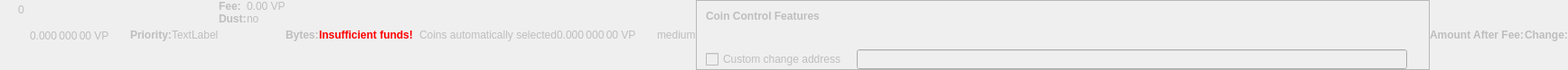
    <widget class="QWidget" name="dummyHideWidget" native="true">
     <property name="enabled">
      <bool>false</bool>
     </property>
     <property name="maximumSize">
      <size>
       <width>100</width>
       <height>16</height>
      </size>
     </property>
     <layout class="QHBoxLayout" name="dummyHideLayout">
      <property name="spacing">
       <number>0</number>
      </property>
      <property name="leftMargin">
       <number>0</number>
      </property>
      <property name="topMargin">
       <number>0</number>
      </property>
      <property name="rightMargin">
       <number>0</number>
      </property>
      <property name="bottomMargin">
       <number>0</number>
      </property>
      <item>
       <layout class="QFormLayout" name="formLayoutCoinControl1">
        <property name="horizontalSpacing">
         <number>10</number>
        </property>
        <property name="verticalSpacing">
         <number>14</number>
        </property>
        <property name="leftMargin">
         <number>10</number>
        </property>
        <property name="topMargin">
         <number>4</number>
        </property>
        <property name="rightMargin">
         <number>6</number>
        </property>
        <item row="0" column="1">
         <widget class="QLabel" name="labelCoinControlBytes">
          <property name="cursor">
           <cursorShape>IBeamCursor</cursorShape>
          </property>
          <property name="contextMenuPolicy">
           <enum>Qt::ActionsContextMenu</enum>
          </property>
          <property name="text">
           <string notr="true">0</string>
          </property>
          <property name="textInteractionFlags">
           <set>Qt::LinksAccessibleByMouse|Qt::TextSelectableByKeyboard|Qt::TextSelectableByMouse</set>
          </property>
         </widget>
        </item>
       </layout>
      </item>
      <item>
       <widget class="QLabel" name="labelCoinControlAfterFee">
        <property name="enabled">
         <bool>false</bool>
        </property>
        <property name="sizePolicy">
         <sizepolicy hsizetype="Fixed" vsizetype="Fixed">
          <horstretch>0</horstretch>
          <verstretch>0</verstretch>
         </sizepolicy>
        </property>
        <property name="minimumSize">
         <size>
          <width>111</width>
          <height>12</height>
         </size>
        </property>
        <property name="maximumSize">
         <size>
          <width>111</width>
          <height>12</height>
         </size>
        </property>
        <property name="cursor">
         <cursorShape>IBeamCursor</cursorShape>
        </property>
        <property name="contextMenuPolicy">
         <enum>Qt::ActionsContextMenu</enum>
        </property>
        <property name="text">
         <string notr="true">0.000 000 00 VP</string>
        </property>
        <property name="textInteractionFlags">
         <set>Qt::LinksAccessibleByMouse|Qt::TextSelectableByKeyboard|Qt::TextSelectableByMouse</set>
        </property>
       </widget>
      </item>
      <item>
       <widget class="QLabel" name="labelCoinControlPriorityText">
        <property name="enabled">
         <bool>false</bool>
        </property>
        <property name="font">
         <font>
          <weight>75</weight>
          <bold>true</bold>
         </font>
        </property>
        <property name="text">
         <string>Priority:</string>
        </property>
       </widget>
      </item>
      <item>
       <layout class="QHBoxLayout" name="horizontalLayout">
        <item>
         <widget class="QLabel" name="WarningLabel">
          <property name="text">
           <string>TextLabel</string>
          </property>
         </widget>
        </item>
       </layout>
      </item>
      <item>
       <layout class="QFormLayout" name="formLayoutCoinControl3">
        <property name="horizontalSpacing">
         <number>0</number>
        </property>
        <property name="verticalSpacing">
         <number>0</number>
        </property>
        <property name="leftMargin">
         <number>0</number>
        </property>
        <property name="topMargin">
         <number>0</number>
        </property>
        <property name="rightMargin">
         <number>0</number>
        </property>
        <item row="0" column="0">
         <widget class="QLabel" name="labelCoinControlFeeText">
          <property name="enabled">
           <bool>false</bool>
          </property>
          <property name="font">
           <font>
            <weight>75</weight>
            <bold>true</bold>
           </font>
          </property>
          <property name="text">
           <string>Fee:</string>
          </property>
          <property name="margin">
           <number>0</number>
          </property>
         </widget>
        </item>
        <item row="0" column="1">
         <widget class="QLabel" name="labelCoinControlFee">
          <property name="enabled">
           <bool>false</bool>
          </property>
          <property name="cursor">
           <cursorShape>IBeamCursor</cursorShape>
          </property>
          <property name="contextMenuPolicy">
           <enum>Qt::ActionsContextMenu</enum>
          </property>
          <property name="text">
           <string notr="true">0.00 VP</string>
          </property>
          <property name="textInteractionFlags">
           <set>Qt::LinksAccessibleByMouse|Qt::TextSelectableByKeyboard|Qt::TextSelectableByMouse</set>
          </property>
         </widget>
        </item>
        <item row="1" column="0">
         <widget class="QLabel" name="labelCoinControlLowOutputText">
          <property name="enabled">
           <bool>false</bool>
          </property>
          <property name="font">
           <font>
            <weight>75</weight>
            <bold>true</bold>
           </font>
          </property>
          <property name="text">
           <string>Dust:</string>
          </property>
         </widget>
        </item>
        <item row="1" column="1">
         <widget class="QLabel" name="labelCoinControlLowOutput">
          <property name="enabled">
           <bool>false</bool>
          </property>
          <property name="cursor">
           <cursorShape>IBeamCursor</cursorShape>
          </property>
          <property name="contextMenuPolicy">
           <enum>Qt::ActionsContextMenu</enum>
          </property>
          <property name="text">
           <string>no</string>
          </property>
          <property name="textInteractionFlags">
           <set>Qt::LinksAccessibleByMouse|Qt::TextSelectableByKeyboard|Qt::TextSelectableByMouse</set>
          </property>
         </widget>
        </item>
       </layout>
      </item>
      <item>
       <widget class="QLabel" name="labelCoinControlBytesText">
        <property name="enabled">
         <bool>false</bool>
        </property>
        <property name="font">
         <font>
          <weight>75</weight>
          <bold>true</bold>
         </font>
        </property>
        <property name="text">
         <string>Bytes:</string>
        </property>
       </widget>
      </item>
      <item>
       <layout class="QFormLayout" name="formLayoutCoinControl2">
        <property name="horizontalSpacing">
         <number>0</number>
        </property>
        <property name="verticalSpacing">
         <number>0</number>
        </property>
        <property name="leftMargin">
         <number>0</number>
        </property>
        <property name="topMargin">
         <number>0</number>
        </property>
        <property name="rightMargin">
         <number>0</number>
        </property>
       </layout>
      </item>
      <item>
       <layout class="QHBoxLayout" name="horizontalLayoutCoinControl2">
        <property name="spacing">
         <number>0</number>
        </property>
        <property name="bottomMargin">
         <number>0</number>
        </property>
       </layout>
      </item>
      <item>
       <widget class="QLabel" name="labelCoinControlInsuffFunds">
        <property name="enabled">
         <bool>false</bool>
        </property>
        <property name="minimumSize">
         <size>
          <width>0</width>
          <height>0</height>
         </size>
        </property>
        <property name="font">
         <font>
          <weight>75</weight>
          <bold>true</bold>
         </font>
        </property>
        <property name="styleSheet">
         <string notr="true">color:red;font-weight:bold;</string>
        </property>
        <property name="text">
         <string>Insufficient funds!</string>
        </property>
        <property name="margin">
         <number>5</number>
        </property>
       </widget>
      </item>
      <item>
       <layout class="QFormLayout" name="formLayoutCoinControl4">
        <property name="horizontalSpacing">
         <number>0</number>
        </property>
        <property name="verticalSpacing">
         <number>0</number>
        </property>
        <property name="leftMargin">
         <number>0</number>
        </property>
        <property name="topMargin">
         <number>0</number>
        </property>
        <property name="rightMargin">
         <number>0</number>
        </property>
       </layout>
      </item>
      <item>
       <widget class="QLabel" name="labelCoinControlChangeLabel">
        <property name="enabled">
         <bool>false</bool>
        </property>
        <property name="sizePolicy">
         <sizepolicy hsizetype="Preferred" vsizetype="Expanding">
          <horstretch>0</horstretch>
          <verstretch>0</verstretch>
         </sizepolicy>
        </property>
        <property name="minimumSize">
         <size>
          <width>0</width>
          <height>0</height>
         </size>
        </property>
        <property name="text">
         <string/>
        </property>
        <property name="margin">
         <number>3</number>
        </property>
       </widget>
      </item>
      <item>
       <widget class="QLabel" name="labelCoinControlAutomaticallySelected">
        <property name="enabled">
         <bool>false</bool>
        </property>
        <property name="sizePolicy">
         <sizepolicy hsizetype="Fixed" vsizetype="Fixed">
          <horstretch>0</horstretch>
          <verstretch>0</verstretch>
         </sizepolicy>
        </property>
        <property name="minimumSize">
         <size>
          <width>0</width>
          <height>0</height>
         </size>
        </property>
        <property name="maximumSize">
         <size>
          <width>240</width>
          <height>16777215</height>
         </size>
        </property>
        <property name="text">
         <string>Coins automatically selected</string>
        </property>
        <property name="margin">
         <number>5</number>
        </property>
       </widget>
      </item>
      <item>
       <widget class="QLabel" name="labelCoinControlChange">
        <property name="enabled">
         <bool>false</bool>
        </property>
        <property name="sizePolicy">
         <sizepolicy hsizetype="Fixed" vsizetype="Fixed">
          <horstretch>0</horstretch>
          <verstretch>0</verstretch>
         </sizepolicy>
        </property>
        <property name="minimumSize">
         <size>
          <width>111</width>
          <height>0</height>
         </size>
        </property>
        <property name="maximumSize">
         <size>
          <width>111</width>
          <height>16777215</height>
         </size>
        </property>
        <property name="cursor">
         <cursorShape>IBeamCursor</cursorShape>
        </property>
        <property name="contextMenuPolicy">
         <enum>Qt::ActionsContextMenu</enum>
        </property>
        <property name="text">
         <string notr="true">0.000 000 00 VP</string>
        </property>
        <property name="textInteractionFlags">
         <set>Qt::LinksAccessibleByMouse|Qt::TextSelectableByKeyboard|Qt::TextSelectableByMouse</set>
        </property>
       </widget>
      </item>
      <item>
       <widget class="QLabel" name="labelCoinControlPriority">
        <property name="enabled">
         <bool>false</bool>
        </property>
        <property name="cursor">
         <cursorShape>IBeamCursor</cursorShape>
        </property>
        <property name="contextMenuPolicy">
         <enum>Qt::ActionsContextMenu</enum>
        </property>
        <property name="text">
         <string>medium</string>
        </property>
        <property name="textInteractionFlags">
         <set>Qt::LinksAccessibleByMouse|Qt::TextSelectableByKeyboard|Qt::TextSelectableByMouse</set>
        </property>
       </widget>
      </item>
      <item>
       <widget class="QFrame" name="frameCoinControl">
        <property name="sizePolicy">
         <sizepolicy hsizetype="Expanding" vsizetype="Expanding">
          <horstretch>0</horstretch>
          <verstretch>0</verstretch>
         </sizepolicy>
        </property>
        <property name="maximumSize">
         <size>
          <width>16777215</width>
          <height>16777215</height>
         </size>
        </property>
        <property name="frameShape">
         <enum>QFrame::StyledPanel</enum>
        </property>
        <property name="frameShadow">
         <enum>QFrame::Sunken</enum>
        </property>
        <layout class="QVBoxLayout" name="verticalLayoutCoinControl2_2">
         <property name="spacing">
          <number>0</number>
         </property>
         <property name="leftMargin">
          <number>0</number>
         </property>
         <property name="topMargin">
          <number>0</number>
         </property>
         <property name="rightMargin">
          <number>0</number>
         </property>
         <property name="bottomMargin">
          <number>0</number>
         </property>
         <item>
          <layout class="QVBoxLayout" name="verticalLayoutCoinControl" stretch="0,0,0,1">
           <property name="spacing">
            <number>0</number>
           </property>
           <property name="leftMargin">
            <number>10</number>
           </property>
           <property name="topMargin">
            <number>10</number>
           </property>
           <item>
            <layout class="QHBoxLayout" name="horizontalLayoutCoinControl1">
             <property name="bottomMargin">
              <number>15</number>
             </property>
             <item>
              <widget class="QLabel" name="labelCoinControlFeatures">
               <property name="enabled">
                <bool>false</bool>
               </property>
               <property name="sizePolicy">
                <sizepolicy hsizetype="Preferred" vsizetype="Maximum">
                 <horstretch>0</horstretch>
                 <verstretch>0</verstretch>
                </sizepolicy>
               </property>
               <property name="font">
                <font>
                 <weight>75</weight>
                 <bold>true</bold>
                </font>
               </property>
               <property name="styleSheet">
                <string notr="true">font-weight:bold;</string>
               </property>
               <property name="text">
                <string>Coin Control Features</string>
               </property>
              </widget>
             </item>
            </layout>
           </item>
           <item>
            <widget class="QWidget" name="widgetCoinControl" native="true">
             <property name="sizePolicy">
              <sizepolicy hsizetype="Preferred" vsizetype="Preferred">
               <horstretch>0</horstretch>
               <verstretch>0</verstretch>
              </sizepolicy>
             </property>
             <property name="minimumSize">
              <size>
               <width>0</width>
               <height>0</height>
              </size>
             </property>
             <property name="styleSheet">
              <string notr="true"/>
             </property>
             <layout class="QHBoxLayout" name="horizontalLayoutCoinControl5_2">
              <property name="leftMargin">
               <number>0</number>
              </property>
              <property name="topMargin">
               <number>0</number>
              </property>
              <property name="rightMargin">
               <number>0</number>
              </property>
              <property name="bottomMargin">
               <number>0</number>
              </property>
              <item>
               <layout class="QHBoxLayout" name="horizontalLayoutCoinControl3">
                <property name="spacing">
                 <number>20</number>
                </property>
                <property name="topMargin">
                 <number>0</number>
                </property>
                <property name="bottomMargin">
                 <number>10</number>
                </property>
               </layout>
              </item>
             </layout>
            </widget>
           </item>
           <item>
            <layout class="QHBoxLayout" name="horizontalLayoutCoinControl4" stretch="0,0,0">
             <property name="spacing">
              <number>12</number>
             </property>
             <property name="sizeConstraint">
              <enum>QLayout::SetDefaultConstraint</enum>
             </property>
             <property name="topMargin">
              <number>5</number>
             </property>
             <property name="rightMargin">
              <number>5</number>
             </property>
             <item>
              <widget class="QCheckBox" name="checkBoxCoinControlChange">
               <property name="enabled">
                <bool>false</bool>
               </property>
               <property name="toolTip">
                <string>If this is activated, but the change address is empty or invalid, change will be sent to a newly generated address.</string>
               </property>
               <property name="text">
                <string>Custom change address</string>
               </property>
              </widget>
             </item>
             <item>
              <widget class="QValidatedLineEdit" name="lineEditCoinControlChange">
               <property name="enabled">
                <bool>false</bool>
               </property>
               <property name="sizePolicy">
                <sizepolicy hsizetype="Expanding" vsizetype="Fixed">
                 <horstretch>0</horstretch>
                 <verstretch>0</verstretch>
                </sizepolicy>
               </property>
              </widget>
             </item>
             <item>
              <widget class="QLabel" name="labelCoinControlChangeLabel_2">
               <property name="sizePolicy">
                <sizepolicy hsizetype="Preferred" vsizetype="Expanding">
                 <horstretch>0</horstretch>
                 <verstretch>0</verstretch>
                </sizepolicy>
               </property>
               <property name="minimumSize">
                <size>
                 <width>0</width>
                 <height>0</height>
                </size>
               </property>
               <property name="text">
                <string/>
               </property>
               <property name="margin">
                <number>3</number>
               </property>
              </widget>
             </item>
            </layout>
           </item>
           <item>
            <spacer name="verticalSpacerCoinControl">
             <property name="orientation">
              <enum>Qt::Vertical</enum>
             </property>
             <property name="sizeHint" stdset="0">
              <size>
               <width>800</width>
               <height>1</height>
              </size>
             </property>
            </spacer>
           </item>
          </layout>
         </item>
        </layout>
       </widget>
      </item>
      <item>
       <widget class="QLabel" name="labelCoinControlAfterFeeText">
        <property name="enabled">
         <bool>false</bool>
        </property>
        <property name="minimumSize">
         <size>
          <width>0</width>
          <height>0</height>
         </size>
        </property>
        <property name="maximumSize">
         <size>
          <width>16777215</width>
          <height>16777215</height>
         </size>
        </property>
        <property name="font">
         <font>
          <weight>75</weight>
          <bold>true</bold>
         </font>
        </property>
        <property name="text">
         <string>Amount After Fee:</string>
        </property>
        <property name="alignment">
         <set>Qt::AlignLeading|Qt::AlignLeft|Qt::AlignVCenter</set>
        </property>
        <property name="margin">
         <number>0</number>
        </property>
       </widget>
      </item>
      <item>
       <widget class="QLabel" name="labelCoinControlChangeText">
        <property name="enabled">
         <bool>false</bool>
        </property>
        <property name="sizePolicy">
         <sizepolicy hsizetype="Preferred" vsizetype="Preferred">
          <horstretch>0</horstretch>
          <verstretch>0</verstretch>
         </sizepolicy>
        </property>
        <property name="minimumSize">
         <size>
          <width>0</width>
          <height>0</height>
         </size>
        </property>
        <property name="maximumSize">
         <size>
          <width>16777215</width>
          <height>16777215</height>
         </size>
        </property>
        <property name="font">
         <font>
          <weight>75</weight>
          <bold>true</bold>
         </font>
        </property>
        <property name="text">
         <string>Change:</string>
        </property>
        <property name="alignment">
         <set>Qt::AlignLeading|Qt::AlignLeft|Qt::AlignVCenter</set>
        </property>
       </widget>
      </item>
     </layout>
    </widget>
